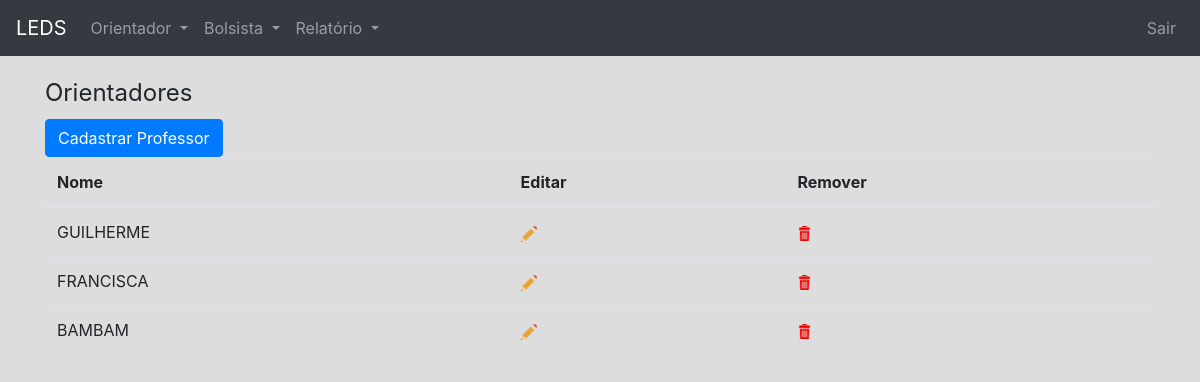
The page /professor/ (signed in) on the database as committed earlier.
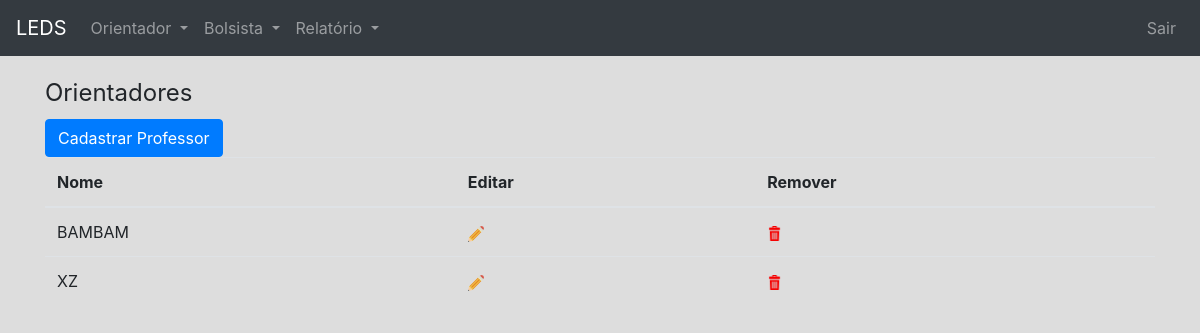
The same page on the database as committed later.
### app/models.py (models this page shows, shortened)
class Professor(models.Model):
	nome = models.CharField('Nome', max_length=100, unique = True)
	class Meta:
		verbose_name='Orientador';
		verbose_name_plural='Orientadores'

### app/views.py (the view)
# urls.py: url(r'^professor/$', views.list_professor, name='list_professor'),
@login_required(login_url='/login')
def list_professor(request):
	professores = Professor.objects.all()
	return render(request, 'professor/list_professor.html',{'professores':professores})

### app/templates/professor/list_professor.html (shortened to what this page needs)
{% extends "base.html" %}
{%load static%}
{% load django_bootstrap_breadcrumbs %}
{%block content%}
    <legend>Orientadores</legend>
    <a href="{%url 'app:create_professor'%}"><button class="btn btn-primary">Cadastrar Professor
</button></a>
    <table class="table">
        <thead>
        <tr>
            <th>Nome</th>
            <th>Editar</th>
            <th>Remover</th>
        </thead>
        <tbody>
        {% for professor in professores %}
            <tr>
                <td>{{ professor.nome }}</td>
                <td><a href="{%url 'app:update_professor' professor.id%}"><img alt="" src="{% static 'img/edit.png'%}"></a></td>
                <td><a href="{%url 'app:delete_professor' professor.id%}"><img alt="" src="{% static 'img/rubbish.png'%}" width="15" height="15"></a></td>
            </tr>
        {% endfor %}
        </tbody>
    </table>
{% endblock %}

Rows that differ between the two databases and show on the page:
removed Professor: nome "GUILHERME"
removed Professor: nome "FRANCISCA"
added Professor: nome "XZ"
